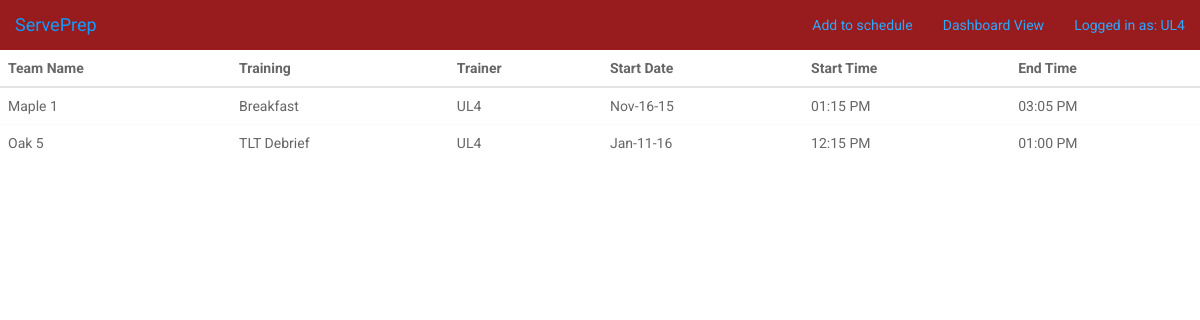
Screenshot of /dashboard (signed in) with the database file from the repository.
### model.py (models this page shows)
class TrainingAssignment(db.Model):
    __tablename__ = "training_assignments"
    assignment_id = db.Column(db.Integer, autoincrement=True, primary_key=True)
    team_id = db.Column(db.Integer, db.ForeignKey('teams.team_id'),
                        nullable=False, default="unknown")
    training_id = db.Column(db.Integer, db.ForeignKey('trainings.training_id'), nullable=False, default="unknown")
    staff_id = db.Column(db.String(15), db.ForeignKey('staff.staff_id'), nullable=True, default="unknown")
    start_date = db.Column(db.DateTime, nullable=False)
    end_date = db.Column(db.DateTime, nullable=True)
    start_time = db.Column(db.DateTime, nullable=True)
    end_time = db.Column(db.DateTime, nullable=True)
    staff = db.relationship("Staff", backref=db.backref("training_assignments"))

### server.py (the view)
@app.route('/dashboard')
def process_request():
    if session["staff_id"] == "ADMIN":
        assignments = TrainingAssignment.query.all()
    else:
        assignments = TrainingAssignment.query.filter_by(staff_id = session["staff_id"]).all()
    return render_template("dashboard.html", assignments=assignments)

### server.py (called while the page is built)
@app.template_filter('date')
def datetimeformat(value, format='%b-%d-%y'):
    return value.strftime(format)

@app.template_filter('time')
def timeformat(value, format='%I:%M %p'):
    return value.strftime(format)

### templates/dashboard.html (shortened to what this page needs)
{% extends 'base.html' %}
{% block content %}
<html lang="en">
<head>
    <link href="static/css/bootstrap.css" rel="stylesheet" />
    <link href="static/css/fresh-bootstrap-table.css" rel="stylesheet" />
    <link href="http://maxcdn.bootstrapcdn.com/font-awesome/4.2.0/css/font-awesome.min.css" rel="stylesheet">
</head>
<body>
<div class="wrapper">
    <div class="fresh-table full-screen-table toolbar-color-blue style="display:block;"">
        <table id="fresh-table" class="table">
            <thead>
                <th data-field="team">Team Name</th>
                <th data-field="training" data-sortable="true">Training</th>
                <th data-field="trainer" data-sortable="true">Trainer</th>
                <th data-field="Start Date" data-sortable="true">Start Date</th>
                <th data-field="Start Time" data-sortable="true">Start Time</th>
                <th data-field="End Time" data-formatter="true">End Time</th>
            </thead>
            <tbody>
        {% for assignment in assignments %}
    <tr>
        <td>{{assignment.team_id}}</td>
        <td>{{assignment.training_id}}</td>
        <td>{{assignment.staff_id}}</td>
        <td>{{assignment.start_date|date}}</td>
        <td>{{assignment.start_time|time}}</td>
        <td>{{assignment.end_time|time}}</td>
    </tr>
    {% endfor %}
{% endblock %}

### rows the page displays
TrainingAssignment: team_id "Maple 1", training_id "Breakfast", staff_id "UL4", start_date "Nov-16-15", start_time "01:15 PM", end_time "03:05 PM"
TrainingAssignment: team_id "Oak 5", training_id "TLT Debrief", staff_id "UL4", start_date "Jan-11-16", start_time "12:15 PM", end_time "01:00 PM"

### other values shown
{{ session['staff_id'] }} "UL4"
